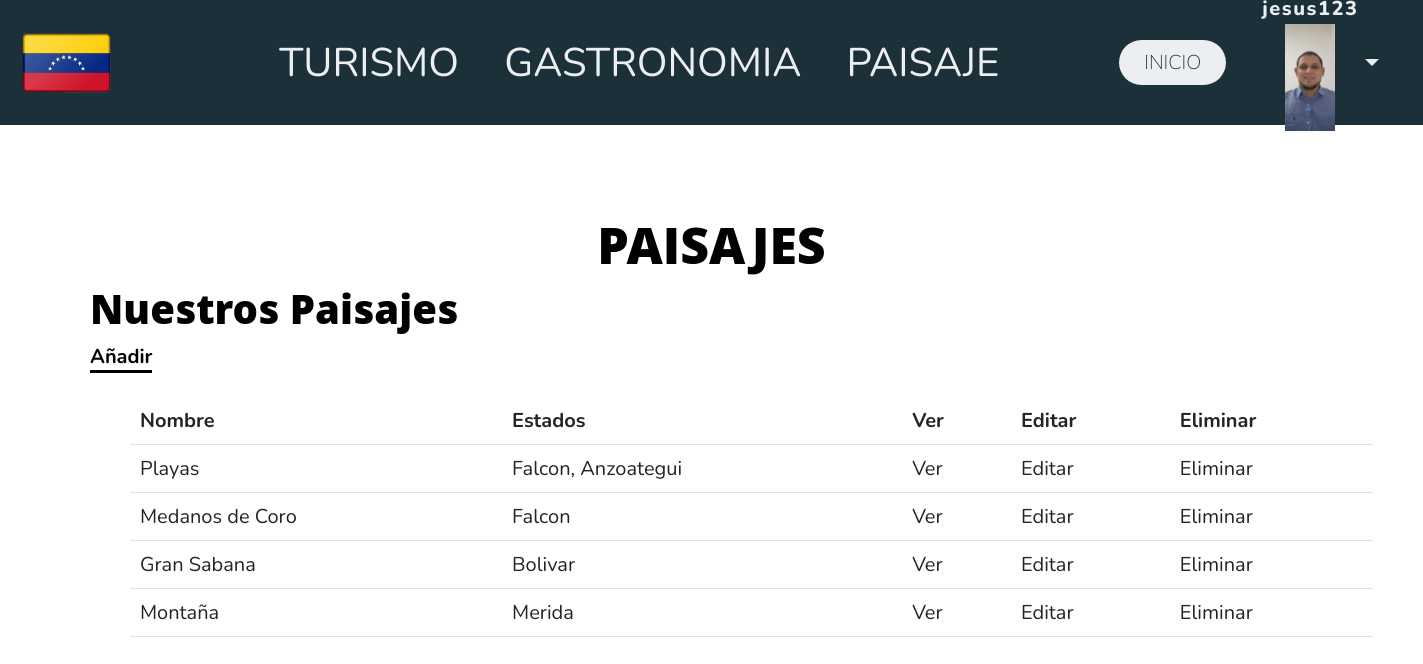
/vzla/paisajes/ (signed in), run on the app's committed database.
### vzla/models.py (models this page shows, shortened)
class Avatar(models.Model):
    user = models.OneToOneField(User, on_delete=models.CASCADE, null=True)
    imagen = models.ImageField(upload_to='avatares', null=True, blank=True)

class Paisajes(models.Model):
    nombre = models.CharField(max_length=64)
    estados = models.CharField(max_length=128)
    descripcion = models.TextField()
    imagen = models.ImageField(upload_to="paisaje", null=True, blank=True)

### vzla/views.py (the view)
# urls.py: path('paisajes/', paisajes, name='paisajes'),
@login_required
def paisajes(request):
    context = {'paisajes' : Paisajes.objects.all()}
    return render(request=request,template_name='vzla/paisajes.html', context=context)

### vzla/templates/vzla/paisajes.html (shortened to what this page needs)
{% extends "vzla/base.html" %}
{% block contenido %}
    <div>
        <h1 align="center">PAISAJES</h1>
        <ul>
        <h2>Nuestros Paisajes</h2>
        <a class='vinculo' href="{% url 'crear_paisaje' %}">Añadir</a>
        <br></br>
        <ul>
        <table class="table">
            <tbody>
            <tr>
                <th>Nombre</th>
                <th>Estados</th>
                <th>Ver</td>
                <th>Editar</td>
                <th>Eliminar</td>
            </tr>
            {% for paisaje in paisajes %}
            <tr>
                <td>{{ paisaje.nombre }}</td>
                <td>{{ paisaje.estados }}</td>
                <td>
                <a href="{% url 'detalle_paisaje' paisaje.id %}">Ver</a>
                </td>
                <td>
                <a href="{% url 'editar_paisaje' paisaje.id %}">Editar</a>
                </td>
                <td>
                <a href="{% url 'eliminar_paisaje' paisaje.id %}">Eliminar</a>
                </td>
            </tr>
            {% endfor %}
            </tbody>
        </table>
    </div>
{% endblock contenido %}

### vzla/templates/vzla/base.html (shortened to what this page needs)
{% load static %}
<link rel="stylesheet" href="{% static "styles.css" %}" type='text/css'>
<!DOCTYPE html>
<html lang="en">
<head>
</head>
<body>
    <header class="header">
        <div class="logo">
            <img src={% static "img/vzla4.png" %} alt="bandera" >
        </div>
        <nav>
           <ul class="nav-links">
                <li><a href="{% url 'turismo' %}">TURISMO</a></li>
                <li><a href="{% url 'gastronomia' %}">GASTRONOMIA</a></li>
                <li><a href="{% url 'paisajes' %}">PAISAJE</a></li>
           </ul>
        </nav>
        <a class="boton" href="{% url 'inicio' %}"><button>INICIO</button></a>
        {% if user.is_authenticated %}
        <div class="dropdown">
            <button class="btn btn-secondary dropdown-toggle" type="button" id="dropdownMenuButton1" data-bs-toggle="dropdown" aria-expanded="false">
                <div style="display: inline-grid";align = "center">
                    <span style="">{{ user.username }}</span>
                    <div align = "center">
                        <img src="{{ user.avatar.imagen.url }}" style="width:50px;"/>
                    </div>
                </div>
            </button>
          </div>
        {% else %}
        <a class="btn btn-secondary" href="{% url 'login' %}" >Iniciar Sesión</a>
        {% endif %}
    </header>
</body>
<section style="padding:90px 50px;">
    {% block contenido %}
    {% endblock contenido %}
</section>
</html>

### data on the page
Paisajes: nombre "Playas", estados "Falcon, Anzoategui"
Paisajes: nombre "Medanos de Coro", estados "Falcon"
Paisajes: nombre "Gran Sabana", estados "Bolivar"
Paisajes: nombre "Montaña", estados "Merida"
